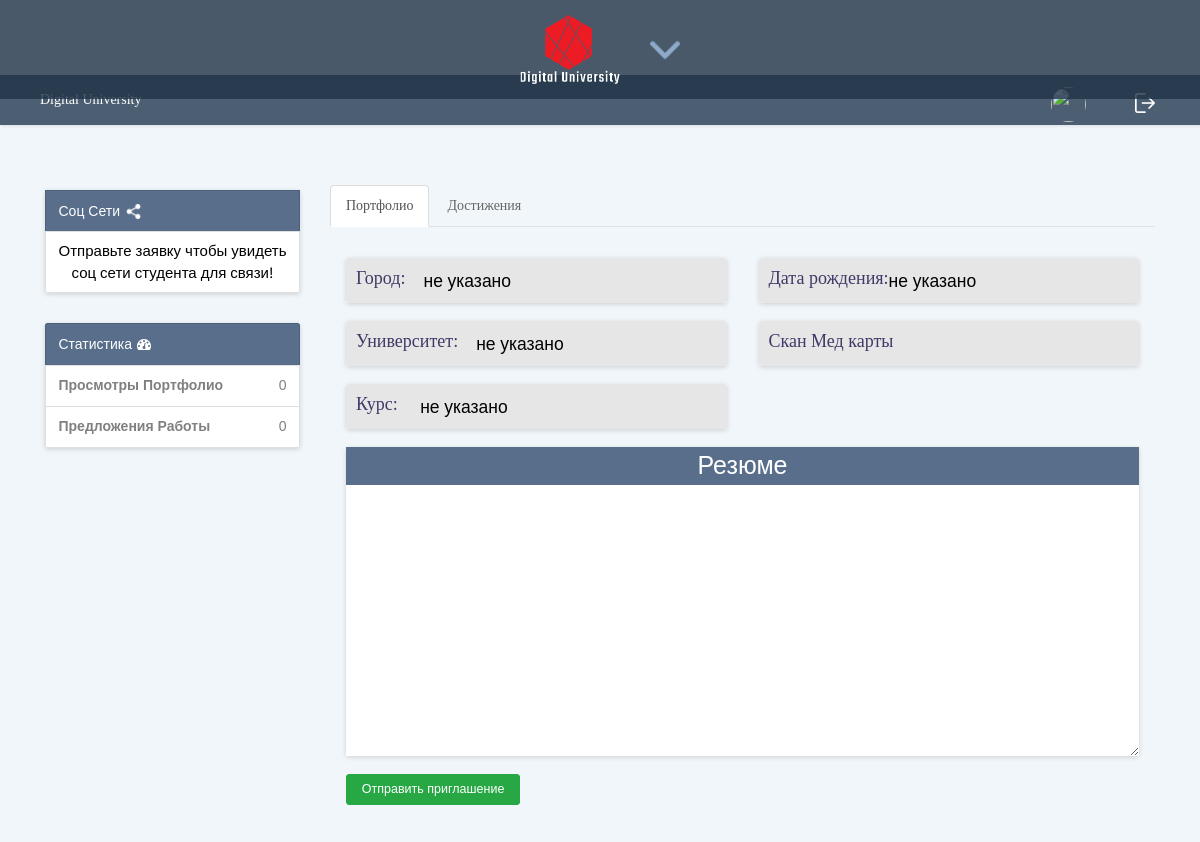
The app's page /portfolio/1, older data.
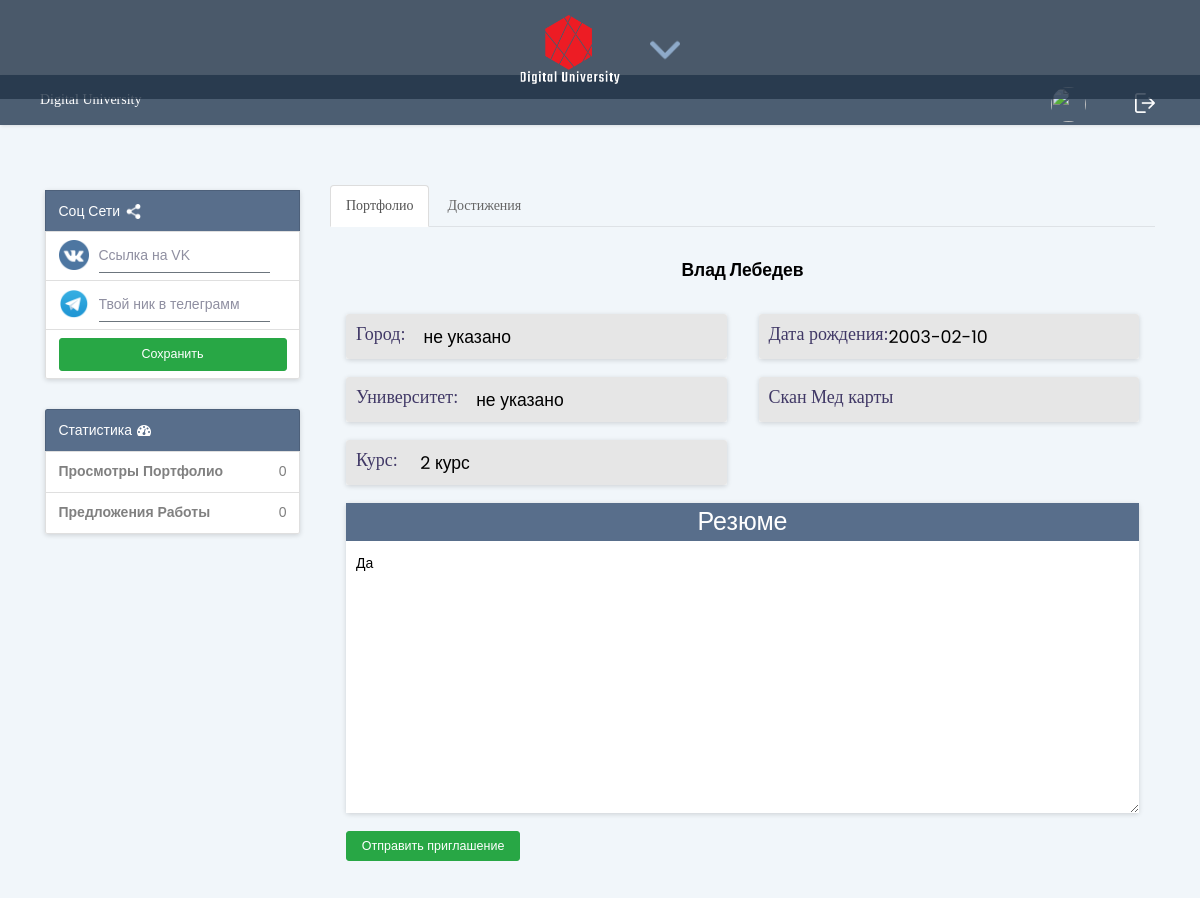
The same page, newer data.
### main/models.py (models this page shows, shortened)
class Student(models.Model):
    is_searching_work = models.BooleanField(default=True)
    email = models.TextField(default="")
    password = models.TextField(default="")
    username = models.TextField(default="")
    fullname= models.TextField(default="")
    img_url = models.TextField(default=settings.STATIC_URL+"images/icons/user.png")
    medcard_url = models.TextField(default="", blank=True)
    university = models.ForeignKey(University, on_delete=models.CASCADE, null=True, blank=True)
    university_course = models.IntegerField(null=True, blank=True)
    specialty = models.TextField(default="", blank=True)
    date_of_birth = models.DateField(null=True, blank=True)
    date_of_register = models.DateField(auto_now=True)
    is_active = models.BooleanField(default=False)
    achivements = models.ManyToManyField(Achivement, null=True, blank=True)
    requests = models.ManyToManyField(Request, null=True, blank=True)
    views = models.ManyToManyField(View, blank=True)
    vk = models.TextField(default="")
    telegram = models.TextField(default="")
    about = models.TextField(default="")

### main/views.py (the view)
def portfolio_show(request, id):
    employer = get_current_user(request)
    if employer:
        if request.session["role"] == "student":
            return render(request, 'after_register.html', {
                "text" : "Только работодатели могут просматривать портфолио студентов!",
            })
    user = Student.objects.filter(id=id).first()
    employer_request = Request.objects.filter(owner=employer).first()
    is_request_sended = False
    if employer_request:
        is_request_sended = True
    return render(request, 'portfolio_show.html', {
        "student": user,
        "user": employer,
        "employer_request": employer_request,
        "is_request_sended": is_request_sended,
    })

### main/templates/portfolio_show.html (shortened to what this page needs)
{% extends "base_portfolio.html" %}
{% load static %}
{%block portfolio_pages%}
    <ul class="nav nav-tabs m-b-20 m-t-20">
        <li id="auto-scroll" class="active"><a href="{% url 'main:portfolio_edit' %}#auto-scroll">Портфолио</a></li>
        <li id="achive" ><a href="{% url 'main:portfolio_achivements_show' student.id %}#auto-scroll">Достижения</a></li>
    </ul>
{%endblock%}
{%block tab_content%}
    <h3  class="important-text" style="margin:30px auto;text-align:center;">{{student.fullname}}</h3>
    <div class="tab-content">
        <div class=" active" id="portfolio">
            <form class="form" action="#" method="post" >{% csrf_token %}
                <div class="col-xl-6 col-sm-12">
                    <div class="form-group">
                        <div class="wrap-input100 validate-input m-b-16 col-xl-12 col-sm-12 p-0">
                            <div class="card shadow-sm x-shadow-fade-in">
                                <div type="text" name="location" class="input100 p-t-10"  id="location"  title="Город проживания">
                                    <span style="float:left">Город:&emsp; </span> <h3  style="float:left">{{student.university.city}}</h3 > {%if not student.university.city%} <h3  style="float:left">не указано</h3>{%endif%}
                                </div>
                            </div>
                        </div>
                    </div>
                    <div class="form-group">
                        <div class="wrap-input100 validate-input m-b-16 col-xl-12 col-sm-12 p-0">
                            <div class="card shadow-sm x-shadow-fade-in">
                                <div type="text" name="university" class="input100 p-t-10"  id="university" value="" placeholder="Университет" title="Название университета">
                                    <span style="float:left">Университет:&emsp; </span> {%if student.university.name%} <h3  style="float:left">{{student.university.name}}</h3> {%else%} <h3  style="float:left">не указано</h3>{%endif%}
                                </div>
                            </div>
                        </div>
                    </div>
                    <div class="form-group">
                        <div class="wrap-input100 validate-input m-b-16 col-xl-12 col-sm-12 p-0">
                            <div class="card shadow-sm x-shadow-fade-in">
                                <div type="tel" name="course" class="input100 p-t-10" id="course">
                                    <span style="float:left">Курс: &emsp;</span> {%if student.university_course%} <h3  style="float:left">{{student.university_course}} курс </h3>{%else %} <h3  style="float:left">не указано</h3>{%endif%}
                                </div>
                            </div>
                        </div>
                    </div>
                </div>
                <div class="col-xl-6 col-sm-12">
                    <div class="form-group">
                        <div class="wrap-input100 validate-input m-b-16 col-xl-12 col-sm-12 p-0">
                            <div class="card shadow-sm x-shadow-fade-in">
                                <div class="input100 p-t-10"  id="date_of_birth">
                                    <span style="float:left">Дата рождения: </span> {%if student.date_of_birth%} <h3  style="float:left" style="float:left"> {{student.date_of_birth|date:"Y-m-d"}}</h3>  {%else %} <h3  style="float:left">не указано</h3>{%endif%}
                                </div>
                            </div>
                        </div>
                    </div>
                    <div class="form-group">
                        <div class="wrap-input100 validate-input m-b-16 col-xl-12 col-sm-12 relative  p-0">
                            <div class="card shadow-sm x-shadow-fade-in">
                                <span type="text"  value="" class="input100 p-t-10"> Скан Мед карты</span>
                            </div>
                        </div>
                    </div>
                    <div class="form-group">
                        <div class="wrap-input100 validate-input m-b-16 col-xl-12 col-sm-12 relative p-0">
                        </div>
                    </div>
                </div>
                <div class="form-group">
                    <div class="wrap-input100 validate-input m-b-16 col-xl-12 col-sm-12 relative">
                        <div class="card shadow-sm x-shadow-fade-in">
                            <h1 class="resume-title inherit-style">Резюме</h1>
                            <textarea disabled  id="resume" class="resume" rows="10">{{student.about}}</textarea>
                        </div>
                    </div>
                </div>
                <div class="form-group">
                    <div class="wrap-input100 validate-input m-b-16 col-xl-3 col-sm-12">
                        <button class="btn btn-lg btn-success col-12 m-b-20" type="submit">Отправить приглашение</button>
                    </div>
                </div>
            </form>
        </div>
    </div>
{%endblock%}

### main/templates/base_portfolio.html (shortened to what this page needs)
{% block links %}
    {% load static %}
    <head>
        <link rel="stylesheet" href="{%static 'css/bootstrap.min.css'%}">
        <link rel="stylesheet" href="{%static 'css/sidebar.css'%}">
        <link rel="stylesheet" href="{%static 'css/style.css'%}">
		<link rel="stylesheet" href="https://stackpath.bootstrapcdn.com/font-awesome/4.7.0/css/font-awesome.min.css">
        <link rel="stylesheet" type="text/css" href="{%static 'css/util.css'%}">
        <link rel="stylesheet" type="text/css" href="{%static 'css/portfolio.css'%}">
    </head>
{% endblock %}
{% block body%}
    <body>
        <div class="wrap">
            {% block header %}
                <div class="sidebar-parent-top-block">
                    <nav class="sidebar" id="mobile-nav">
                        <div class="sidebar-content">
                        <div class="sidebar-header">
                            <div class="arrow-navigation"><img alt="" id="arrow-mobile" style="width: 30px; margin-top: 15px;"
                                src="{%static 'images/icons/down-arrow.png'%}"></div>
                            <a href="#"><img alt="" class="mystat-img-mobile" src="{%static 'images/logo.png'%}" style="width: 100px;"></a>
                        </div>
                        </div>
                    </nav>
                </div>
            {% endblock %}
            {% block body_content %}
                <div class="content">
                    <nav class="navbar navbar-expand-lg navbar-light {% if success or upload_error %}m-0{% endif %}" id="none">
                        <div class="container-fluid">
                            <div class=" navbar-collapse" style="text-align: center;" id="navbarSupportedContent">
                                <a style="color:white;" href="#">Digital University</a>
                                <ul class="nav navbar-nav ml-auto">
                                    <li class="nav-item m-r-30">
                                        <img src="{{user.img_url}}" class="nav-image inline-block" alt="">
                                        <a class="nav-link inline-block" href="#">{{user.fullname}}</a>
                                    </li>
                                    <li class="nav-item">
                                        <form action="{% url 'main:logout'%}" method="post">{% csrf_token %}
                                            <button type="submit" class="nav-link m-t-10" href="{%url 'main:logout'%}"><img style="width: 20px;" src="{%static 'images/icons/logout-white.png'%}"alt=""></button>
                                        </form>
                                    </li>
                                </ul>
                            </div>
                        </div>
                    </nav>
                    {% block content%}
                        <div class="container bootstrap snippet {% if success or upload_error %}m-t-30{% endif %}">
                            <div class="row">
                                <div class="col-sm-3">
                                    </hr><br>
                                    <ul class="list-group card shadow-sm x-shadow-fade-in" >
                                        <form action="{%url 'main:update_social'%}" method="POST">{% csrf_token %}
                                            <li class="list-group-item text-muted inherit-style">Соц Сети <img src="{%static 'images/icons/share.png'%}" style="width: 15px;margin-left: 2px;"  alt=""></li>
                                            {% if request.session.user_id == user.id and student %}
                                                <li class="list-group-item text-muted social-li">
                                                    <a href="#">
                                                        <img src="{%static 'images/icons/vk.png'%}" class="social" alt="">
                                                    </a>
                                                    <input type="text" name="vk" class="social-input" value="{{user.vk}}" placeholder="Ссылка на VK">
                                                </li>
                                                <li class="list-group-item text-muted social-li">
                                                    <a href="#">
                                                        <img src="{%static 'images/icons/telegram.png'%}" class="social" alt="">
                                                    </a>
                                                    <input type="text" name="telegram" class="social-input" value="{{user.telegram}}" placeholder="Твой ник в телеграмм">
                                                </li>
                                                <li class="list-group-item text-muted social-li">
                                                    <button class="btn btn-lg btn-success col-12" type="submit">Сохранить</button>
                                                </li>
                                            {% else %}
                                                {%if employer_request.is_applied%}
                                                    <li class="list-group-item text-muted social-li">
                                                        <a href="{{user.vk}}">
                                                            <img src="{%static 'images/icons/vk.png'%}" class="social" alt="">
                                                        </a>
                                                        <a href="https://t.me/{{user.telegram}}">
                                                            <img src="{%static 'images/icons/telegram.png'%}" class="social" alt="">
                                                        </a>
                                                    </li>
                                                {% elif is_request_sended %}
                                                    <li class="list-group-item text-muted social-li style="height: auto;text-align: center;"">
                                                        <h4>Чтобы связатся со студентом нужно чтобы он принял вашу заявку!
                                                        </h4>
                                                    </li>
                                                {%else %}
                                                    <li class="list-group-item text-muted social-li" style="height: auto;text-align: center;">
                                                        <h4>Отправьте заявку чтобы увидеть соц сети студента для связи!
                                                        </h4>
                                                    </li>
                                                {%endif%}
                                            {%endif%}
                                        </form>
                                    </ul>
                                    <ul class="list-group m-t-30 card shadow-sm x-shadow-fade-in">
                                        <li class="list-group-item text-muted inherit-style">Статистика<i class="fa fa-dashboard fa-1x m-l-5"></i></li>
                                        <li class="list-group-item text-right"><span class="pull-left"><strong>Просмотры Портфолио</strong></span> {% if request.session.role == "student"%} {{user.views.all|length}}    {%else%}{{student.views.all|length}} {%endif%}</li>
                                        <li class="list-group-item text-right"><span class="pull-left"><strong>Предложения Работы</strong></span>  {% if request.session.role == "student"%} {{user.requests.all|length}} {%else%}{{student.requests.all|length}} {%endif%}</li>
                                    </ul>
                                </div>
                                <div class="col-sm-9">
                                    {%block portfolio_pages%}{%endblock%}
                                {% block tab_content%}
                                {%endblock%}
                            </div>
                        </div>
                    {%endblock%}
                </div>
            {% endblock %}
        </div>
    </body>
{% endblock %}

Row changes from the older to the newer data that the page shows:
added Student: views.all|length "0", requests.all|length "0", fullname "Влад Лебедев", university_course "2", date_of_birth "2003-02-10", about "Да"
Text that changed along with them:
{{ student.views.all|length }}: "0" → (not shown)
{{ student.requests.all|length }}: "0" → (not shown)
text no longer shown: "Отправьте заявку чтобы увидеть соц сети студента для связи! не указано не указано"
text now shown: "Сохранить курс"
